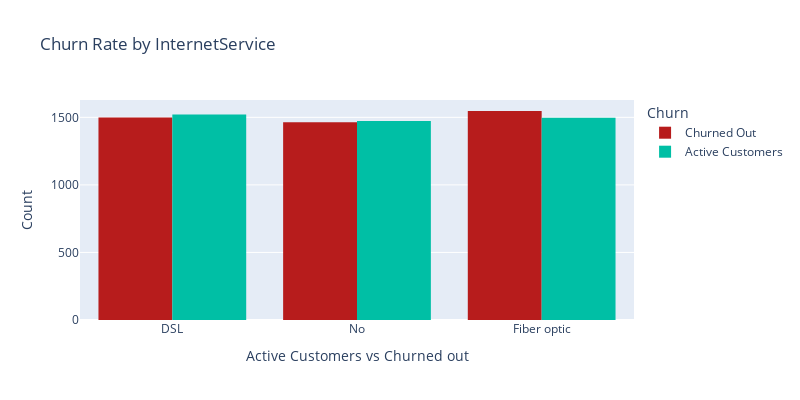

Here is the notebook cell this chart was saved with:
### Code cell
#InternetService
fig = px.histogram(df_copy,
                   x='InternetService',
                   color='Churn',
                   title='Churn Rate by InternetService',
                   barmode='group',
                   color_discrete_sequence=[churned_out_color,active_customers_color],)

fig.update_layout(xaxis_title='Active Customers vs Churned out', yaxis_title='Count', width=800, height=400)
fig.show()

### Figure 1 — Plotly figure (JSON) as saved in the notebook; plotly's stock layout.template omitted (floating-point values rounded to 4 significant figures; data arrays with more than 128 entries replaced by an {"elided": "..."} marker saying what was removed)
{"data": [{"alignmentgroup": "True", "bingroup": "x", "hovertemplate": "Churn=Churned Out<br>InternetService=%{x}<br>count=%{y}<extra></extra>", "legendgroup": "Churned Out", "marker": {"color": "#B71C1C", "pattern": {"shape": ""}}, "name": "Churned Out", "offsetgroup": "Churned Out", "orientation": "v", "showlegend": true, "type": "histogram", "x": {"elided": "5020 str values"}, "xaxis": "x", "yaxis": "y"}, {"alignmentgroup": "True", "bingroup": "x", "hovertemplate": "Churn=Active Customers<br>InternetService=%{x}<br>count=%{y}<extra></extra>", "legendgroup": "Active Customers", "marker": {"color": "#00BFA5", "pattern": {"shape": ""}}, "name": "Active Customers", "offsetgroup": "Active Customers", "orientation": "v", "showlegend": true, "type": "histogram", "x": {"elided": "4980 str values"}, "xaxis": "x", "yaxis": "y"}], "layout": {"barmode": "group", "height": 400, "legend": {"title": {"text": "Churn"}, "tracegroupgap": 0}, "title": {"text": "Churn Rate by InternetService"}, "width": 800, "xaxis": {"anchor": "y", "domain": [0, 1], "title": {"text": "Active Customers vs Churned out"}}, "yaxis": {"anchor": "x", "domain": [0, 1], "title": {"text": "Count"}}}}
